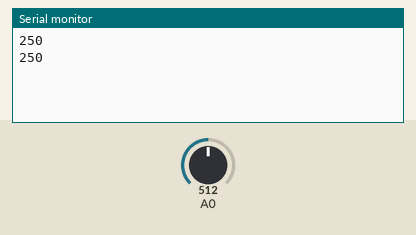
A sketch run on a simulated Arduino Uno, built with avr-gcc and run on an emulated ATmega328P. Parts: the last lines printed to the serial monitor. Inputs (shaded band) come from the test bench; at power-on: A0 = 512.

Above: at 1.8 s.
1.9 s: A0 set to 716
At 2.7 s:
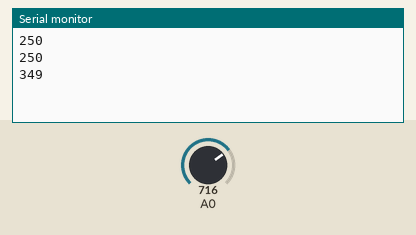
3.4 s: A0 set to 900
At 4.8 s:
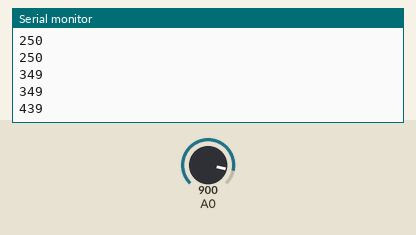
Timing chart, 0 to 6.4 s (numbered marks = the images above; inputs shaded):
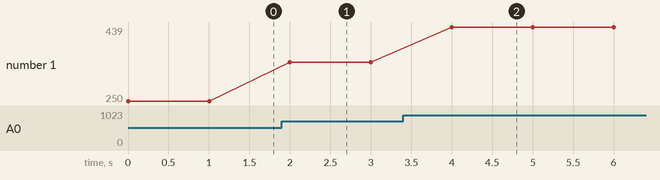

Measured:
- after the input at 1.9 s, the serial monitor: prints a new line after 0.10 s (image 1)
- after the input at 3.4 s, the serial monitor: prints a new line after 0.60 s (image 2)
- plotted number 1: 250 → 349 after the input at 1.9 s, 349 → 439 after the input at 3.4 s

The sketch:

lm35.ino
```cpp
int a=1;
void setup() {
  // put your setup code here, to run once:
pinMode(A0,INPUT);
Serial.begin(9600);
}

void loop() {
  // put your main code here, to run repeatedly:
a=analogRead(A0);
 a = a * 0.48828125;
Serial.println(a);
delay(1000);
}
```
